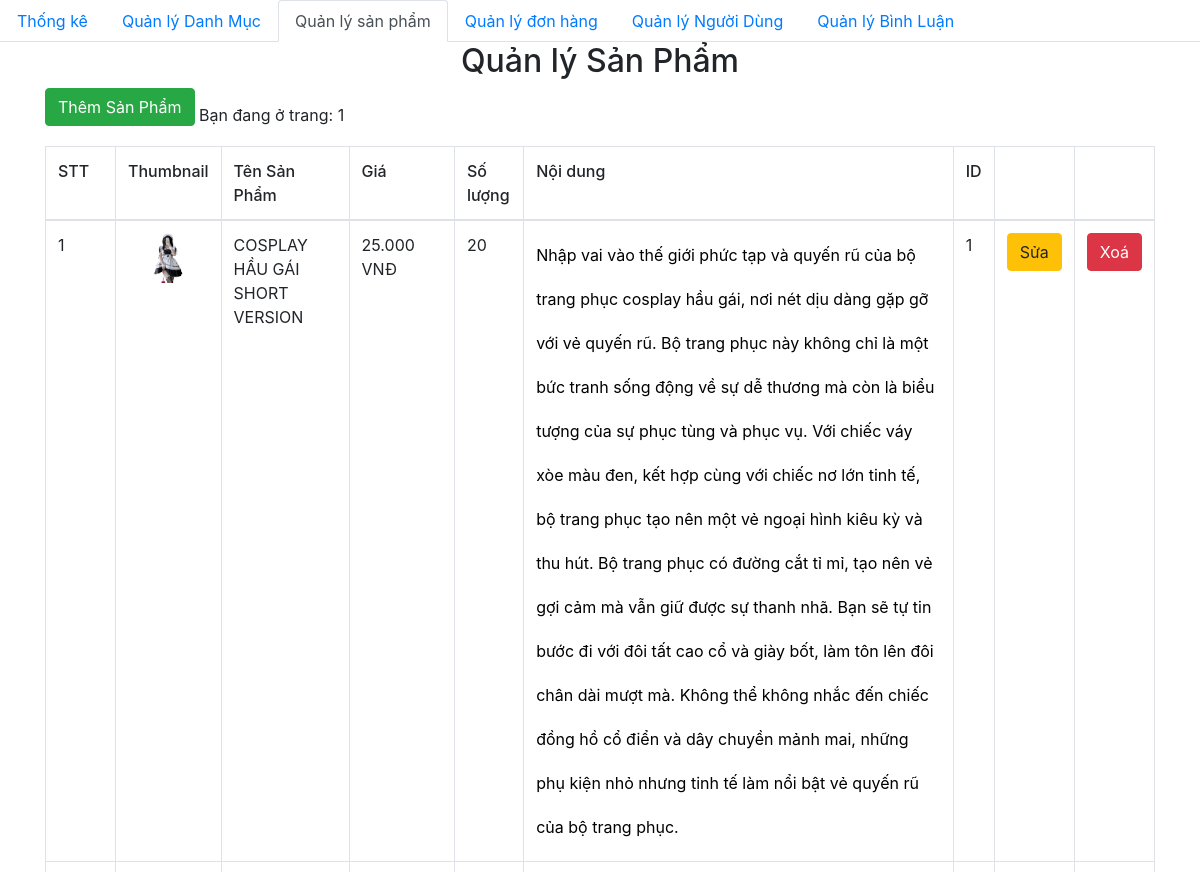
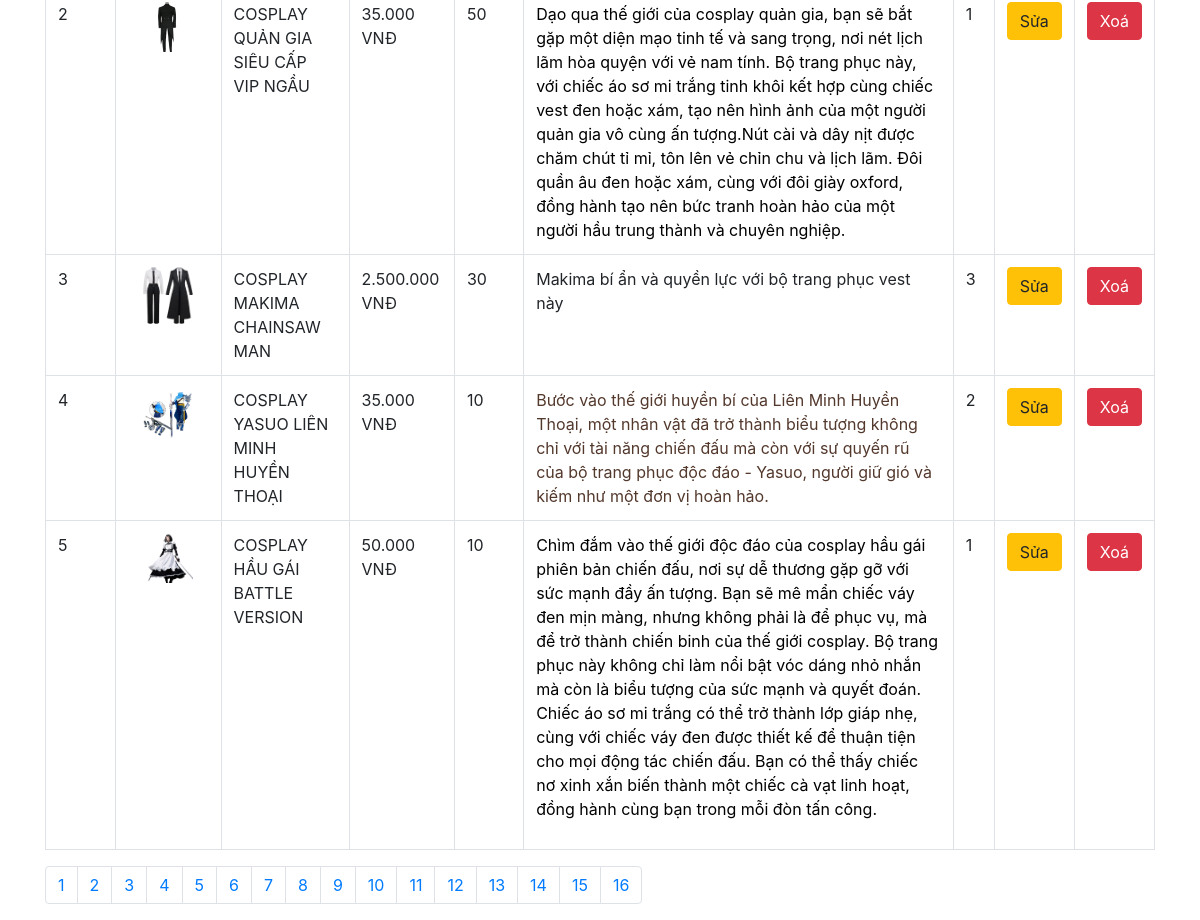
Screenshot of /admin/product/index.php with the database file from the repository (2 pictures, top to bottom).
### tables this page shows
CREATE TABLE `product` (
  `id` int NOT NULL,
  `title` varchar(200) NOT NULL,
  `price` float NOT NULL,
  `number` float NOT NULL,
  `thumbnail` varchar(500) NOT NULL,
  `content` longtext NOT NULL,
  `id_category` int NOT NULL,
  `created_at` datetime DEFAULT NULL,
  `updated_at` datetime DEFAULT NULL,
  `luot_xem` int NOT NULL,
  `so_comments` int NOT NULL
);

### admin/database/dbhelper.php (called while the page is built, shortened)
<?php
function executeResult($sql)
{
	$con = mysqli_connect(HOST, USERNAME, PASSWORD, DATABASE);
	$result = mysqli_query($con, $sql);
	$data   = [];
	while ($row = mysqli_fetch_array($result, 1)) {
		$data[] = $row;
	}
	return $data;
}

### admin/product/index.php (the view, shortened to what this page needs)
<?php
require_once('../database/dbhelper.php');
?>
<!DOCTYPE html>
<html>
<head>
    <link rel="stylesheet" href="https://maxcdn.bootstrapcdn.com/bootstrap/4.4.1/css/bootstrap.min.css">
</head>
<body>
    <ul class="nav nav-tabs">
        <li class="nav-item">
            <a class="nav-link" href="../index.php">Thống kê</a>
        </li>
        <li class="nav-item">
            <a class="nav-link " href="../category/">Quản lý Danh Mục</a>
        </li>
        <li class="nav-item">
            <a class="nav-link active" href="../product/">Quản lý sản phẩm</a>
        </li>
        <li class="nav-item">
            <a class="nav-link" href="../dashboard.php">Quản lý đơn hàng</a>
        </li>
        <li class="nav-item">
            <a class="nav-link" href="../user/index.php">Quản lý Người Dùng</a>
        </li>
        <li class="nav-item">
            <a class="nav-link" href="../comments/index.php">Quản lý Bình Luận</a>
        </li>
    </ul>
    <div class="container">
        <div class="panel panel-primary">
            <div class="panel-heading">
                <h2 class="text-center">Quản lý Sản Phẩm</h2>
            </div>
            <a href="add.php">
                <button class=" btn btn-success" style="margin-bottom:20px">Thêm Sản Phẩm</button>
            </a>
            <table class="table table-bordered table-hover">
                <thead>
                    <tr style="font-weight: 500;">
                        <td width="70px">STT</td>
                        <td>Thumbnail</td>
                        <td>Tên Sản Phẩm</td>
                        <td>Giá</td>
                        <td>Số lượng</td>
                        <td>Nội dung</td>
                        <td>ID</td>
                        <td width="50px"></td>
                        <td width="50px"></td>
                    </tr>
                </thead>
                <tbody>
                    <?php
                    try {
                        if (isset($_GET['page'])) {
                            $page = $_GET['page'];
                        } else {
                            $page = 1;
                        }
                        $limit = 5;
                        $start = ($page - 1) * $limit;
                        $sql = "SELECT * FROM product limit $start,$limit";
                        executeResult($sql);
                        $productList = executeResult($sql);
                        $index = 1;
                        foreach ($productList as $item) {
                            echo '  <tr>
                    <td>' . ($index++) . '</td>
                    <td style="text-align:center">
                        <img src="' . $item['thumbnail'] . '" alt="" style="width: 50px">
                    </td>
                    <td>' . $item['title'] . '</td>
                    <td>' . number_format($item['price'], 0, ',', '.') . ' VNĐ</td>
                    <td>' . $item['number'] . '</td>
                    <td>' . $item['content'] . '</td>
                    <td>' . $item['id_category'] . '</td>
                    <td>
                        <a href="add.php?id=' . $item['id'] . '">
                            <button class=" btn btn-warning">Sửa</button>
                        </a>
                    </td>
                    <td>
                    <button class="btn btn-danger" onclick="deleteProduct(' . $item['id'] . ')">Xoá</button>
                    </td>
                </tr>';
                        }
                    } catch (Exception $e) {
                        die("Lỗi thực thi sql: " . $e->getMessage());
                    }
                    ?>
                </tbody>
            </table>
        </div>
        <ul class="pagination">
            <?php
            $sql = "SELECT * FROM `product`";
            $conn = mysqli_connect(HOST, USERNAME, PASSWORD, DATABASE);
            $result = mysqli_query($conn, $sql);
            if (mysqli_num_rows($result)) {
                $numrow = mysqli_num_rows($result);
                $current_page = ceil($numrow / 5);
            }
            for ($i = 1; $i <= $current_page; $i++) {
                if ($i == $current_page) {
                    echo '
            <li class="page-item"><a class="page-link" href="?page=' . $i . '">' . $i . '</a></li>';
                } else {
                    echo '
            <li class="page-item"><a class="page-link" href="?page=' . $i . '">' . $i . '</a></li>
                    ';
                }
            }
            ?>
        </ul>
    </div>
</body>
</html>

### rows the page displays
product: thumbnail (picture), title "COSPLAY HẦU GÁI SHORT VERSION", price "25.000", number "20", content "Nhập vai vào thế giới phức tạp và quyến rũ của bộ trang phục cosplay hầu gái, nơi nét dịu dàng gặp gỡ với vẻ quyến rũ. Bộ trang phục này không chỉ là một bức tranh sống động về sự dễ thương mà còn là biểu tượng của sự phục tùng và phục vụ. Với chiếc váy xòe màu đen, kết hợp cùng với chiếc nơ lớn tinh tế, bộ trang phục tạo nên một vẻ ngoại hình kiêu kỳ và thu hút. Bộ trang phục có đường cắt tỉ mỉ, tạo nên vẻ gợi cảm mà vẫn giữ được sự thanh nhã. Bạn sẽ tự tin bước đi với đôi tất cao cổ và giày bốt, làm tôn lên đôi chân dài mượt mà. Không thể không nhắc đến chiếc đồng hồ cổ điển và dây chuyền mảnh mai, những phụ kiện nhỏ nhưng tinh tế làm nổi bật vẻ quyến rũ của bộ trang phục.", id_category "1"
product: thumbnail (picture), title "COSPLAY QUẢN GIA SIÊU CẤP VIP NGẦU", price "35.000", number "50", content "Dạo qua thế giới của cosplay quản gia, bạn sẽ bắt gặp một diện mạo tinh tế và sang trọng, nơi nét lịch lãm hòa quyện với vẻ nam tính. Bộ trang phục này, với chiếc áo sơ mi trắng tinh khôi kết hợp cùng chiếc vest đen hoặc xám, tạo nên hình ảnh của một người quản gia vô cùng ấn tượng.Nút cài và dây nịt được chăm chút tỉ mỉ, tôn lên vẻ chỉn chu và lịch lãm. Đôi quần âu đen hoặc xám, cùng với đôi giày oxford, đồng hành tạo nên bức tranh hoàn hảo của một người hầu trung thành và chuyên nghiệp.", id_category "1"
product: thumbnail (picture), title "COSPLAY MAKIMA CHAINSAW MAN", price "2.500.000", number "30", content "Makima bí ẩn và quyền lực với bộ trang phục vest này", id_category "3"
product: shows a picture, title "COSPLAY YASUO LIÊN MINH HUYỀN THOẠI", price "35.000", number "10", content "Bước vào thế giới huyền bí của Liên Minh Huyền Thoại, một nhân vật đã trở thành biểu tượng không chỉ với tài năng chiến đấu mà còn với sự quyến rũ của bộ trang phục độc đáo - Yasuo, người giữ gió và kiếm như một đơn vị hoàn hảo.", id_category "2"
product: thumbnail (picture), title "COSPLAY HẦU GÁI BATTLE VERSION", price "50.000", number "10", content "Chìm đắm vào thế giới độc đáo của cosplay hầu gái phiên bản chiến đấu, nơi sự dễ thương gặp gỡ với sức mạnh đầy ấn tượng. Bạn sẽ mê mẩn chiếc váy đen mịn màng, nhưng không phải là để phục vụ, mà để trở thành chiến binh của thế giới cosplay. Bộ trang phục này không chỉ làm nổi bật vóc dáng nhỏ nhắn mà còn là biểu tượng của sức mạnh và quyết đoán. Chiếc áo sơ mi trắng có thể trở thành lớp giáp nhẹ, cùng với chiếc váy đen được thiết kế để thuận tiện cho mọi động tác chiến đấu. Bạn có thể thấy chiếc nơ xinh xắn biến thành một chiếc cà vạt linh hoạt, đồng hành cùng bạn trong mỗi đòn tấn công.", id_category "1"
